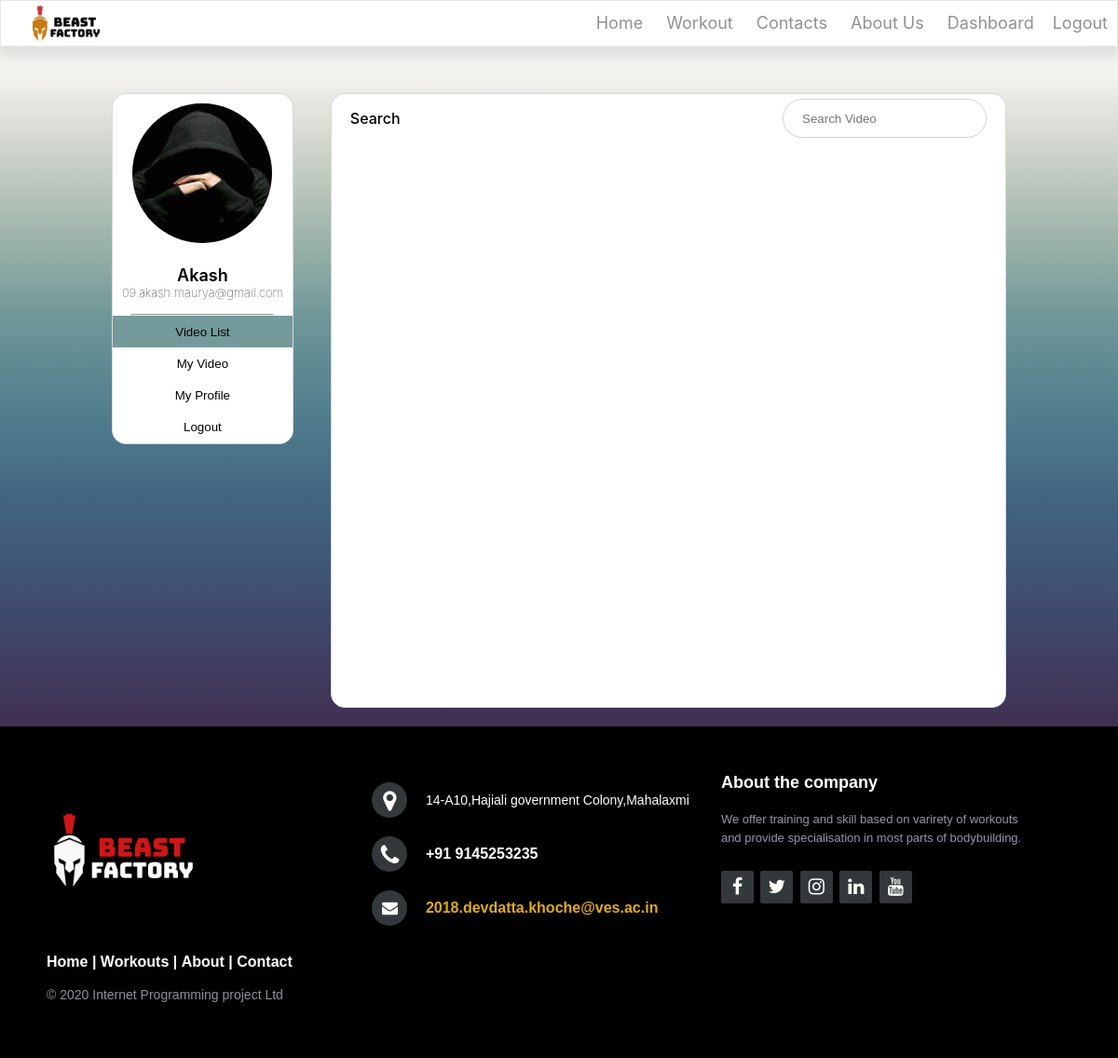
Screenshot of /pages/member/videoList.php (signed in) with the database file from the repository.
### tables this page shows
CREATE TABLE `Member` (
  `Member_id` int(10) NOT NULL,
  `Member_Name` varchar(100) NOT NULL,
  `Phone_Number` int(10) NOT NULL,
  `Admin_id` int(10) NOT NULL,
  `Member_Email` varchar(250) NOT NULL,
  `Member_Password` varchar(250) NOT NULL,
  `name` varchar(255) DEFAULT NULL,
  `location` varchar(255) DEFAULT NULL
);

### pages/member/videoList.php (the view, shortened to what this page needs)
<?php
  include_once '../includes/dbh.inc.php';
?>
<!DOCTYPE html>
<html lang="en">
<head>
    <link rel="stylesheet" href="/css/trainer/trainerList.css" />
    <link rel="stylesheet" href="/css/trainer/editVideo.css" />
    <link rel="stylesheet" href="/css/user/videoList.css" />
</head>
<body>
    <?php
    require('../../components/basic/header.php')
  ?>
    <div class="container">
        <div class="left profile">
            <form class="profileForm" method="post">
                <input type="submit" class="profileButton active" name="videoList" value="Video List" />
                <input type="submit" class="profileButton" name="myVideo" value="My Video" />
                <input type="submit" class="profileButton" name="myProfile" value="My Profile" />
                <input type="submit" + class="profileButton" id="bottom-curve" name="logout" value="Logout" />
            </form>
            <hr>
            <?php
                $memberid = $_SESSION['memberid'];
                $sql = "Select * from Member WHERE Member_id = $memberid";
                $result = mysqli_query($conn,$sql);
                $resultCheck = mysqli_num_rows($result);
                if ($resultCheck > 0) {
                    $row = mysqli_fetch_assoc($result);
                }
            ?>
            <div class="profileDetail">
                <?php echo "<p> ". $row['Member_Name'] ."</p>" ?>
                <?php echo "<p>". $row['Member_Email']." </p>"?>
            </div>
            <div class="profileImage">
                <?php echo"<img class='roundImage' src=' ". $row['location'] ."' alt='Avatar' >" ?>
            </div>
        </div>
        <div class="right">
            <div>
                <div>
                    <form class="searchArea">
                        <label>Search</label>
                        <input type="text" placeholder="Search Video"  id = "search" name="searchVideo">
                    </form>
                </div>
            </div>
        </div>
    </div>
    <?php
        require('../../components/basic/footer.php')
    ?>
</body>
</html>

### css/trainer/trainerList.css (style rules this page uses)
.searchArea { display: flex; justify-content: space-between; padding: 0px 20px; }
.searchArea > label { font-family: -apple-system, BlinkMacSystemFont, 'Segoe UI', Roboto, Oxygen, Ubuntu, Cantarell, 'Open Sans', 'Helvetica Neue', sans-serif; font-weight: 500; font-size: medium; margin-top: auto; margin-bottom: auto; }
.searchArea > input { background-color: white; align-self: center; justify-self: center; border-width: 1px; border-radius: 30px; margin: 5px 0px; height: 40px; }

### css/trainer/editVideo.css (style rules this page uses)
* { margin: 0; padding: 0; box-sizing: border-box; }
html { height: 100%; }
body { background-color: #f3f2ef; height: 100%; }
.container { padding: 0 100px; display: flex; flex-direction: row; background-color: #f3f2ef; background-image: linear-gradient(to top, #402f51, #403d60, #3f4c6d, #405a79, #436882, #4e798b, #5e8992, #72999a, #94afa7, #b7c4b9, #d7dad2, #f3f2ef); min-height: 700px; }
.left { flex: 1; height: 70%; background-color: white; margin-right: 5px; margin: 20px; border-radius: 15px; border: 1px solid #d8d8d8; }
.right { flex: 5; background-color: white; margin-left: 5px; display: flex; flex-direction: column; margin: 20px; border-radius: 15px; border: 1px solid #d8d8d8; }
.profile { display: flex; flex-direction: column-reverse; }
.profile > hr { margin:0px 20px 0px 20px; color: #e8e8e8; }
.profileForm { display: flex; flex-direction: column; }
.profileButton { background-color: white; padding: 0.6rem; border-width: 0px; border-color: #cfcfcf; }
#bottom-curve { border-bottom-left-radius: 15px; border-bottom-right-radius: 15px; }
input { padding: 20px 20px 20px 20px; border: none; border: 1.5px solid #d3d3d3; }
.roundImage { height: 150px; width: 150px; border-radius: 50%; }
.profileImage { flex: 1; align-self: center; margin: 10px; }
.profileDetail { margin: 10px 10px 15px 10px; text-align: center; }
.profileDetail > p:nth-child(1) { font-family: -apple-system, BlinkMacSystemFont, 'Segoe UI', Roboto, Oxygen, Ubuntu, Cantarell, 'Open Sans', 'Helvetica Neue', sans-serif; font-weight: 600; font-size: large; }
.profileDetail > p:nth-child(2) { font-family: -apple-system, BlinkMacSystemFont, 'Segoe UI', Roboto, Oxygen, Ubuntu, Cantarell, 'Open Sans', 'Helvetica Neue', sans-serif; font-weight: 100; font-size: small; }
.active { background: #749a9b; }

### css/common/header.css (style rules this page uses)
* { box-sizing: border-box; }
body { font-family: -apple-system, BlinkMacSystemFont, 'Segoe UI', Roboto, Oxygen, Ubuntu, Cantarell, 'Open Sans', 'Helvetica Neue', sans-serif; margin-top: 80px; }

### css/common/footer.css (style rules this page uses)
* { padding:0; margin:0; }

### rows the page displays
member: Member_Name "Akash", Member_Email "09.akash.maurya@gmail.com", location (picture)
